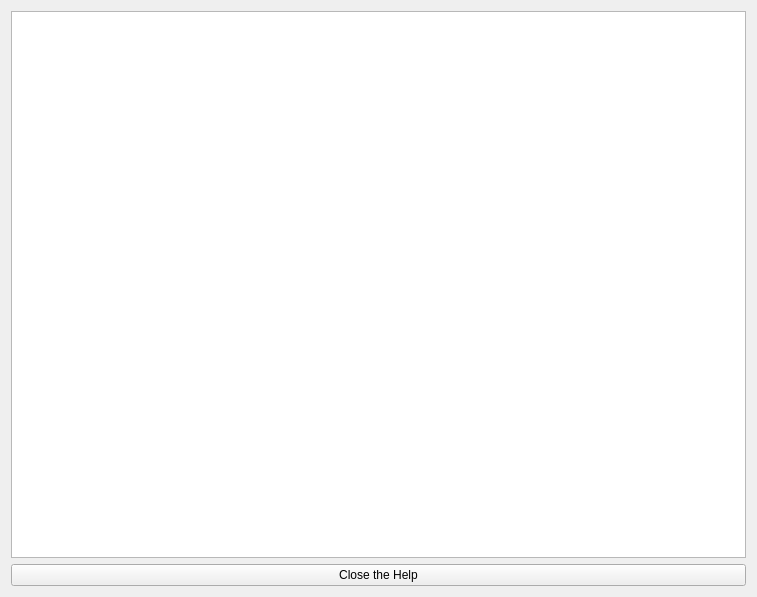
<?xml version="1.0" encoding="UTF-8"?>
<ui version="4.0">
 <class>Form</class>
 <widget class="QWidget" name="Form">
  <property name="geometry">
   <rect>
    <x>0</x>
    <y>0</y>
    <width>757</width>
    <height>597</height>
   </rect>
  </property>
  <property name="windowTitle">
   <string>Form</string>
  </property>
  <layout class="QVBoxLayout" name="verticalLayout">
   <item>
    <widget class="QTextBrowser" name="textEdit"/>
   </item>
   <item>
    <widget class="QPushButton" name="pushButtonExit">
     <property name="text">
      <string>Close the Help</string>
     </property>
    </widget>
   </item>
  </layout>
 </widget>
 <resources/>
 <connections>
  <connection>
   <sender>pushButtonExit</sender>
   <signal>clicked()</signal>
   <receiver>Form</receiver>
   <slot>close()</slot>
   <hints>
    <hint type="sourcelabel">
     <x>378</x>
     <y>551</y>
    </hint>
    <hint type="destinationlabel">
     <x>378</x>
     <y>298</y>
    </hint>
   </hints>
  </connection>
 </connections>
</ui>
